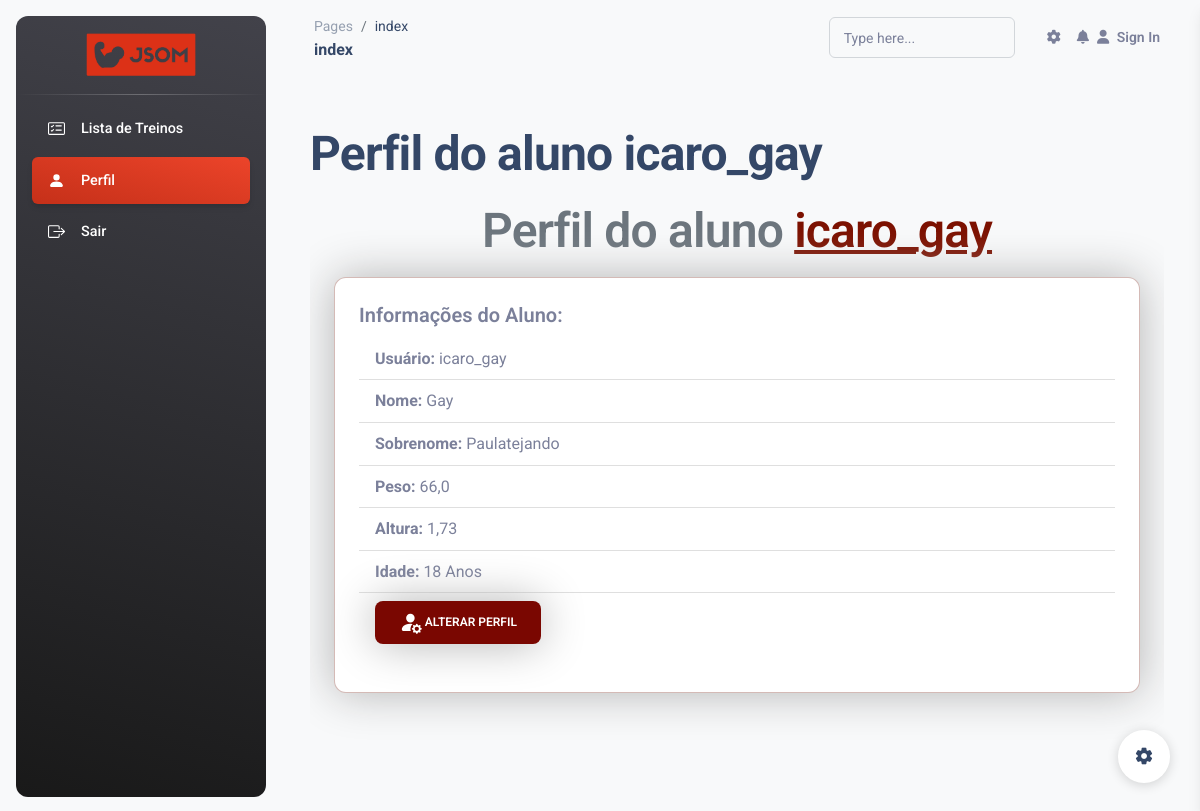
Page /aluno/perfil/5/ (signed in) on the earlier database version.
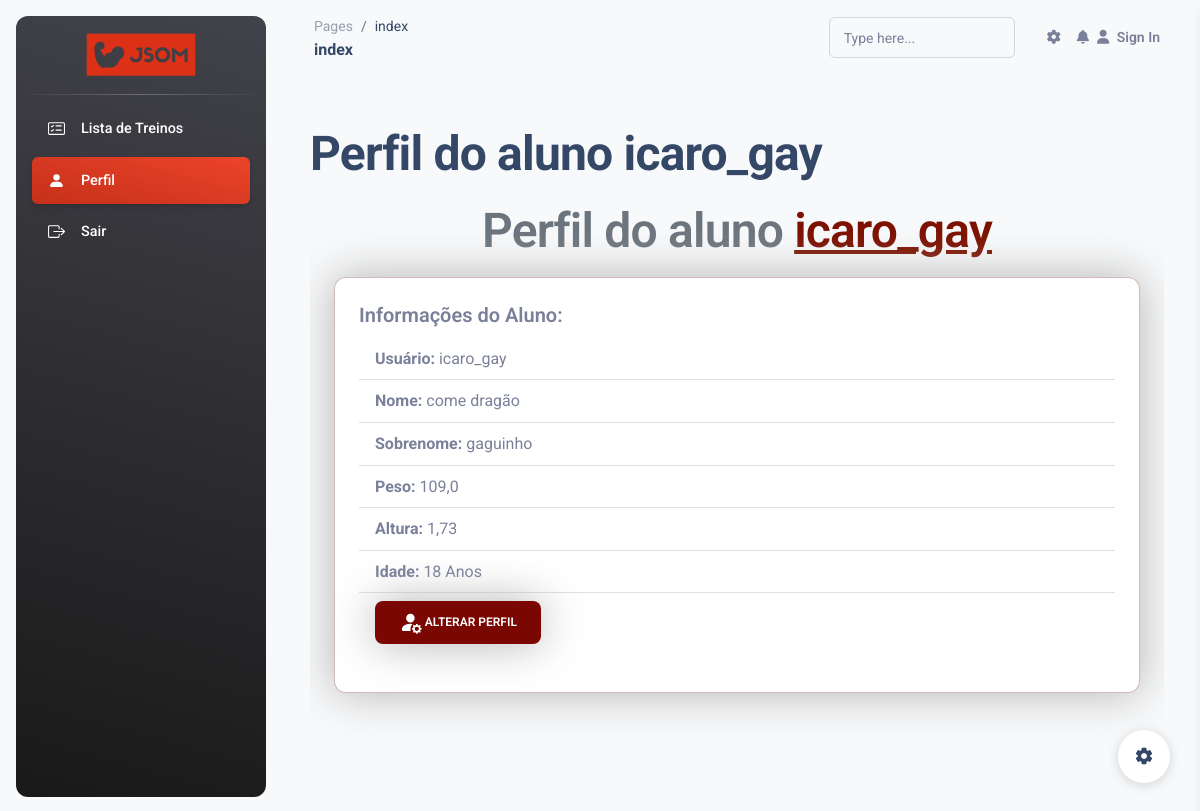
Same page on the later database version.
### jsom_sga/models.py (models this page shows, shortened)
class UserProfile(models.Model):
    user = models.OneToOneField(User, on_delete=models.CASCADE)
    peso = models.FloatField(null=True, blank=True)
    altura = models.FloatField(null=True, blank=True)
    data_nascimento = models.DateField(null=True, blank=True)

### jsom_sga/views/aluno_views.py (the view)
# urls.py: path('aluno/perfil/<int:user_id>/', views.perfil_aluno, name='perfil_aluno'),
@login_required(login_url='JSOM_SGA:index')
def perfil_aluno(request, user_id):
    aluno = get_object_or_404(UserProfile, user__id=user_id)
    site_title = f"Perfil do aluno {aluno.user.username}"
    perfil_aluno= "active bg-gradient-primary_jsom"
    if aluno.data_nascimento:
        hoje = timezone.now().date()
        idade = hoje.year - aluno.data_nascimento.year - ((hoje.month, hoje.day) < (aluno.data_nascimento.month, aluno.data_nascimento.day))
    else:
        idade = None
    context = {
        'aluno': aluno,
        'idade': idade,
        'site_title': site_title,
        'perfil_aluno': perfil_aluno,
    }
    return render(request, 'JSOM_SGA/perfil_aluno.html', context)

### jsom_sga/templates/JSOM_SGA/perfil_aluno.html (shortened to what this page needs)
{% extends "global/base.html" %}
{% block corpo %}
<div class="w-100 table-responsive">
    <h1 class="m-3 fs-1 form-text text-center fw-bold">
        Perfil do aluno <span class="text-jsom-escuro text-decoration-underline">{{ aluno.user.username }}</span>
    </h1>
    <div class="card border-jsom-claro shadow-big mx-4 mb-5">
        <div class="card-body">
            <h5 class="card-title fw-bold">Informações do Aluno:</h5>
            <ul class="list-group list-group-flush">
                <li class="list-group-item"><strong>Usuário:</strong> {{ aluno.user.username }}</li>
                <li class="list-group-item"><strong>Nome:</strong> {{ aluno.user.first_name }}</li>
                <li class="list-group-item"><strong>Sobrenome:</strong> {{ aluno.user.last_name }}</li>
                <li class="list-group-item"><strong>Peso:</strong> {{ aluno.peso }}</li>
                <li class="list-group-item"><strong>Altura:</strong> {{ aluno.altura }}</li>
                <li class="list-group-item"><strong>Idade:</strong> {{ idade }} Anos</li>
                {% if user.is_staff %}
                  <li class="list-group-item">
                    <a class="nav-link fs-5 active" aria-current="page" href="{% url "JSOM_SGA:admin_aluno_update" aluno.user.id %}">
                      <button class="btn text-white fw-semibold icon-link icon-link-hover shadow-big" style="background-color: #7A0701; --bs-icon-link-transform: translate3d(0, -.125rem, 0);">
                        <svg xmlns="http://www.w3.org/2000/svg" width="17" height="17" fill="currentColor" class="bi bi-person-fill-gear" viewBox="0 0 16 16">
                          <path d="M11 5a3 3 0 1 1-6 0 3 3 0 0 1 6 0m-9 8c0 1 1 1 1 1h5.256A4.5 4.5 0 0 1 8 12.5a4.5 4.5 0 0 1 1.544-3.393Q8.844 9.002 8 9c-5 0-6 3-6 4m9.886-3.54c.18-.613 1.048-.613 1.229 0l.043.148a.64.64 0 0 0 .921.382l.136-.074c.561-.306 1.175.308.87.869l-.075.136a.64.64 0 0 0 .382.92l.149.045c.612.18.612 1.048 0 1.229l-.15.043a.64.64 0 0 0-.38.921l.074.136c.305.561-.309 1.175-.87.87l-.136-.075a.64.64 0 0 0-.92.382l-.045.149c-.18.612-1.048.612-1.229 0l-.043-.15a.64.64 0 0 0-.921-.38l-.136.074c-.561.305-1.175-.309-.87-.87l.075-.136a.64.64 0 0 0-.382-.92l-.148-.045c-.613-.18-.613-1.048 0-1.229l.148-.043a.64.64 0 0 0 .382-.921l-.074-.136c-.306-.561.308-1.175.869-.87l.136.075a.64.64 0 0 0 .92-.382zM14 12.5a1.5 1.5 0 1 0-3 0 1.5 1.5 0 0 0 3 0"/>
                        </svg>
                        Alterar Informações
                      </button>
                    </a>
                  </li>
                {% else %}
                  <li class="list-group-item">
                    <a class="nav-link fs-5 active" aria-current="page" href="{% url "JSOM_SGA:aluno_update" %}">
                      <button class="btn text-white fw-semibold icon-link icon-link-hover shadow-big" style="background-color: #7A0701; --bs-icon-link-transform: translate3d(0, -.125rem, 0);">
                        Alterar Perfil
                      </button>
                    </a>
                  </li>
                {% endif %}
            </ul>
        </div>
    </div>
</div>
{% endblock corpo %}

### base_templates/global/base.html (shortened to what this page needs)
{% load static %}
<!DOCTYPE html>
<html lang="pt-br">
<head>
  {% include "global/partials/head.html" %}
</head>
<body class="g-sidenav-show  bg-gray-100">
  {% include "global/partials/aside.html" %} {% comment %} Incluindo Menu {% endcomment %}
  <main class="main-content border-radius-lg ">
    <nav class="navbar navbar-main navbar-expand-lg px-0 mx-4 shadow-none border-radius-xl" id="navbarBlur"
      data-scroll="true">
      <div class="container-fluid py-1 px-3">
        <nav aria-label="breadcrumb">
          <ol class="breadcrumb bg-transparent mb-0 pb-0 pt-1 px-0 me-sm-6 me-5">
            <li class="breadcrumb-item text-sm"><a class="opacity-5 text-dark" href="javascript:;">Pages</a></li>
            <li class="breadcrumb-item text-sm text-dark active" aria-current="page">index</li>
          </ol>
          <h6 class="font-weight-bolder mb-0">index</h6>
        </nav>
        <div class="collapse navbar-collapse mt-sm-0 mt-2 me-md-0 me-sm-4" id="navbar">
          <div class="ms-md-auto pe-md-3 d-flex align-items-center">
            <div class="input-group input-group-outline">
              <label class="form-label">Type here...</label>
              <input type="text" class="form-control">
            </div>
          </div>
          <ul class="navbar-nav  justify-content-end">
            <li class="nav-item px-3 d-flex align-items-center">
              <a href="javascript:;" class="nav-link text-body p-0">
                <i class="fa fa-cog fixed-plugin-button-nav cursor-pointer"></i>
              </a>
            </li>
            <li class="nav-item dropdown pe-2 d-flex align-items-center">
              <a href="javascript:;" class="nav-link text-body p-0" id="dropdownMenuButton" data-bs-toggle="dropdown"
                aria-expanded="false">
                <i class="fa fa-bell cursor-pointer"></i>
              </a>
            </li>
            <li class="nav-item d-flex align-items-center">
              <a href="{% url "JSOM_SGA:logout" %}" class="nav-link text-body font-weight-bold px-0">
                <i class="fa fa-user me-sm-1"></i>
                <span class="d-sm-inline d-none">Sign In</span>
              </a>
            </li>
          </ul>
        </div>
      </div>
    </nav>
    <div class="container-fluid py-4">
      <div class="row">
        <div class="w-100 position-relative z-index-2">
          <div class="card card-plain mb-4">
            <div class="card-body">
              <div class="row">
                <div class="d-flex-collumn w-100 ">
                  <div class="d-flex flex-column">
                    <h2 class="font-weight-bolder mb-0 fs-1">{{ site_title }}</h2>
                  </div>
                  {% block corpo %}  {% endblock corpo %}
                </div>
              </div>
            </div>
          </div>
        </div>
      </div>
    </div>
  </main>
  {% include "global/partials/settings_page.html" %}
</body>
</html>

### base_templates/global/partials/head.html (shortened to what this page needs)
  {% load static %}
  <link rel="stylesheet" href="https://cdn.jsdelivr.net/npm/bootstrap@5.3.2/dist/css/bootstrap.min.css">
  <link rel="stylesheet" href="{% static "global/css/style.css" %} ">
  <link href="{% static "assets/css/nucleo-icons.css" %}" rel="stylesheet" />
  <link href="{% static "assets/css/nucleo-svg.css" %}" rel="stylesheet" />
  <link id="pagestyle" href="{% static "assets/css/material-dashboard.css" %}" rel="stylesheet" />

### base_templates/global/partials/aside.html (shortened to what this page needs)
{% load static %}
<aside class="sidenav navbar navbar-vertical navbar-expand-xs border-0 border-radius-xl my-3 fixed-start ms-3 bg-gradient-dark"
    id="sidenav-main">
    <div class="sidenav-header d-flex align-items-center justify-content-center">
      <a class="navbar-brand m-0 p-0 w-100 h-100 d-flex align-items-center justify-content-center" href=" {% url "JSOM_SGA:index" %} ">
        <img src="{% static "img/logo3_claro_jsom.png" %}" class="navbar-brand-img h-100" alt="main_logo">
      </a>
    </div>
    <hr class="horizontal light mt-0 mb-2">
    <div class="collapse navbar-collapse w-auto " id="sidenav-collapse-main">
      <ul class="navbar-nav">
        {% if user.is_authenticated %}
          {% if not user.is_staff %}
            <li class="nav-item">
              <a class="nav-link text-white {{lista_treinos}}" href="{% url "JSOM_SGA:index" %}">
                <div class="text-white text-center me-2 d-flex align-items-center justify-content-center">
                </div>
                <span class="nav-link-text ms-2 fw-medium fs-7">Lista de Treinos</span>
              </a>
            </li>
            <li class="nav-item">
              <a class="nav-link text-white {{perfil_aluno}}" href="{% url "JSOM_SGA:perfil_aluno" user_id=request.user.id %}">
                <div class="text-white text-center me-2 d-flex align-items-center justify-content-center">
                  <svg xmlns="http://www.w3.org/2000/svg" width="17" height="17" fill="currentColor" class="bi bi-person-fill opacity-10" viewBox="0 0 16 16">
                    <path d="M3 14s-1 0-1-1 1-4 6-4 6 3 6 4-1 1-1 1zm5-6a3 3 0 1 0 0-6 3 3 0 0 0 0 6"/>
                  </svg>
                </div>
                <span class="nav-link-text ms-2 fw-medium fs-7">Perfil</span>
              </a>
            </li>
          {% endif %}
          <li class="nav-item">
            <a class="nav-link text-white" href="{% url "JSOM_SGA:logout" %}">
              <div class="text-center me-2 d-flex align-items-center justify-content-center">
              </div>
              <span class="nav-link-text ms-2 fw-medium fs-7">Sair</span>
            </a>
          </li>
        {% endif %}
      </ul>
    </div>
  </aside>

### base_templates/global/partials/settings_page.html (shortened to what this page needs)
<div class="fixed-plugin">
    <a class="fixed-plugin-button text-dark position-fixed px-3 py-2">
        <i class="material-icons py-2">settings</i>
    </a>
</div>

### base_static/global/css/style.css (style rules this page uses)
.shadow-big { box-shadow: 0px 0px 45px #b3b3b3 !important; }
.text-jsom-escuro { color: #7c1100; }
.border-jsom-claro { border:solid #6b0e0049 1.5px !important; }
.icon-link>.bi { width: 1.9em !important; height: 1.9em !important; }
.bg-gradient-primary_jsom { background-image: linear-gradient(195deg, #ec442a 0%, #c53019 100%); }
.navbar-vertical .navbar-brand>img, .navbar-vertical .navbar-brand-img { max-width: 7.5rem !important; max-height: 3rem !important ; }
.fs-7 { font-size: 0.9rem !important; }

Differences in the rows shown:
changed UserProfile "icaro_gay": user.first_name "Gay" → "come dragão"; user.last_name "Paulatejando" → "gaguinho"; peso "66,0" → "109,0"
